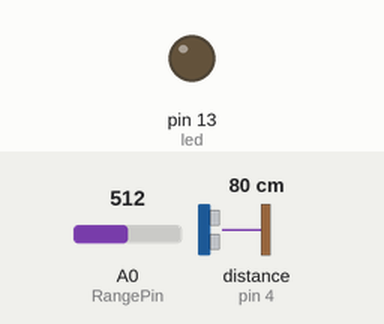
Simulated run of this sketch. Board: Arduino Uno, built with avr-gcc and run on an emulated ATmega328P. Shown: output pins drawn as LEDs (lit = HIGH). Inputs (shaded band) come from the test bench; at power-on: A0 (RangePin) = 512, distance to the obstacle (sensor on pin 4) 80 cm. The echo pulse lasts 58.3 µs per cm; pins used as bus, display or sensor lines are not drawn; what the sketch prints to the serial monitor is not drawn.

Above: at 0.1 s.
At 30.1 s:
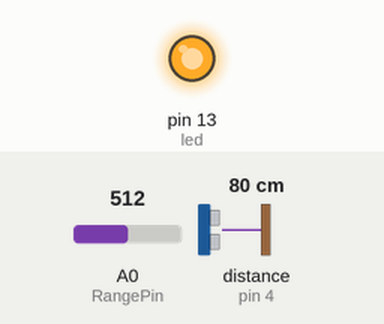
Timing chart, 0 to 31.6 s (numbered marks = the images above):
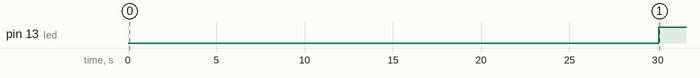

Measured:
- by itself, pin 13 (led): LOW → HIGH at 30.1 s

The sketch:

Ultrasonic_nodemcu_working.ino
```cpp
#define trigPin 5
#define echoPin 4
#define led LED_BUILTIN

//////////Range & motion detect variables//////////////
int RangePin = A0;
int Range = 0;
//the time we give the sensor to calibrate (10-60 secs according to the datasheet)
boolean obj;
int objval;

int calibrationTime = 10;
 long duration, distance;
//the time when the sensor outputs a low impulse
long unsigned int lowIn;

//the amount of milliseconds the sensor has to be low
//before we assume all motion has stopped
long unsigned int pause = 5000;

boolean lockLow = true;
boolean takeLowTime;

// Variables for statechange will change:
int Counter = 0;   // counter for the number of state change
int State = 0;         // current state
int lastState = 0;     // previous state
const int numReadings = 10;
int readings[numReadings];      // the readings from the analog input
int readIndex = 0;              // the index of the current reading
int total = 0;

///////
void setrange()
{
  for(int r=0;r<20;r++)
    {
     Range = analogRead(RangePin);
     Range = map(Range, 0, 1024, 0, 200);
  // in case the sensor value is outside the range seen during calibration
  Range = constrain(Range, 0, 200);
  Serial.println("Range is:");
  Serial.println(Range);
  delay(1000);
     }

    if ((Range>0) && (Range<50))
    {Range = 60;}
}
void setup() {
  Serial.begin (115200);
  pinMode(trigPin, OUTPUT);
  pinMode(echoPin, INPUT);
  pinMode(led, OUTPUT);
// initialize all the readings to 0:
  for (int thisReading = 0; thisReading < numReadings; thisReading++) {
    readings[thisReading] = 0;
  }
  setrange();
  Serial.println("Range Set is:");
  Serial.println(Range);
  //give the sensor some time to calibrate
  Serial.print("calibrating sensor ");
    for(int i = 0; i < calibrationTime; i++){
      Serial.print(".");
      delay(1000);
      }
    Serial.println(" done");
    Serial.println("SENSOR ACTIVE");
    delay(50);

    // Attach an interrupt to the ISR vector
/*attachInterrupt(0, pin_ISR, CHANGE);
    void pin_ISR() {
  buttonState = digitalRead(buttonPin);
  digitalWrite(ledPin, buttonState);
}*/
}

void loop() {

  digitalWrite(trigPin, LOW);  // Added this line
  delayMicroseconds(2); // Added this line
  digitalWrite(trigPin, HIGH);
//  delayMicroseconds(1000); - Removed this line
  delayMicroseconds(10); // Added this line
  digitalWrite(trigPin, LOW);
  duration = pulseIn(echoPin, HIGH);
  distance = (duration/2) / 29.1;
  Motiondetect();
  delay(1000);


}

void Motiondetect()
{

if (distance >10 && distance <= Range)
{
    Serial.print(distance);
    Serial.println(" cm");
    obj = true;
    objval = 1;
    digitalWrite(led, HIGH);   //the led visualizes the sensors output pin state
       if(lockLow){
         //makes sure we wait for a transition to LOW before any further output is made:
         lockLow = false;
         Serial.println("---");
         Serial.print("motion detected at ");
         Serial.print(millis()/1000);
         Serial.println(" sec");
         delay(50);
         }
         takeLowTime = true;
         delay(500);
         ReadState();
         Serial.println("");
  }
  else {
    Serial.println("Out of Range");
    obj = false;
    objval = 0;
    digitalWrite(led, LOW);  //the led visualizes the sensors output pin state

       if(takeLowTime){
        lowIn = millis();          //save the time of the transition from high to LOW
        takeLowTime = false;       //make sure this is only done at the start of a LOW phase
        }
       //if the sensor is low for more than the given pause,
       //we assume that no more motion is going to happen
       if(!lockLow && millis() - lowIn > pause)
       {
        //makes sure this block of code is only executed again after
           //a new motion sequence has been detected
           lockLow = true;
           Serial.print("motion ended at ");      //output
           Serial.print((millis() - pause)/1000);
           Serial.println(" sec");
           delay(50);
         }
         ReadState();
         Serial.println("");
         }
}
void ReadState(){

  // read the pushbutton input pin:
  State = objval;
  // subtract the last reading:
  total = total - readings[readIndex];
  // read from the sensor:
  readings[readIndex] = State;
  // add the reading to the total:
  total = total + readings[readIndex];
  // advance to the next position in the array:
  readIndex = readIndex + 1;

  // if we're at the end of the array...
  if (readIndex >= numReadings) {
    readIndex = 0;
  }
  // compare the buttonState to its previous state
  if (State != lastState) {
    // if the state has changed, increment the counter
    if (State == 1) {
      // if the current state is HIGH then the button
      // wend from off to on:
      Counter++;
      Serial.println("Movement");
      Serial.print("number of state change:  ");
      Serial.println(Counter);
    } else {
      // if the current state is LOW then the button
      // wend from on to off:
      Serial.println("off");
    }
    // Delay a little bit to avoid bouncing
    delay(50);
    for(int i=0; i<10; i++)
    {
      Serial.print(readings[i]);
      Serial.print(" ");
    }
  }
  // save the current state as the last state,
  //for next time through the loop
  lastState = State;

  }
```
